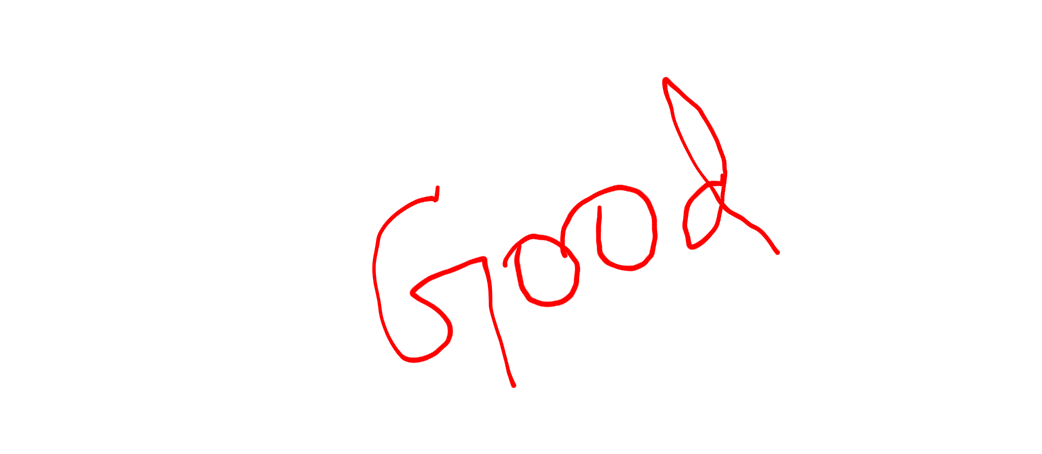
#> input picture image-pyramid/images/Cap3.png, 1042 x 454 px
$ python detect.py
#> lines starting #> are read from the running program, lines starting #| are printed output that depends on the picture; after the words box and inside, x2 and y2 are one past the last pixel; in counts of white or black regions, pixels touching at a corner belong together
import cv2
#reading the image
image = cv2.imread("images/Cap3.png",cv2.IMREAD_GRAYSCALE)
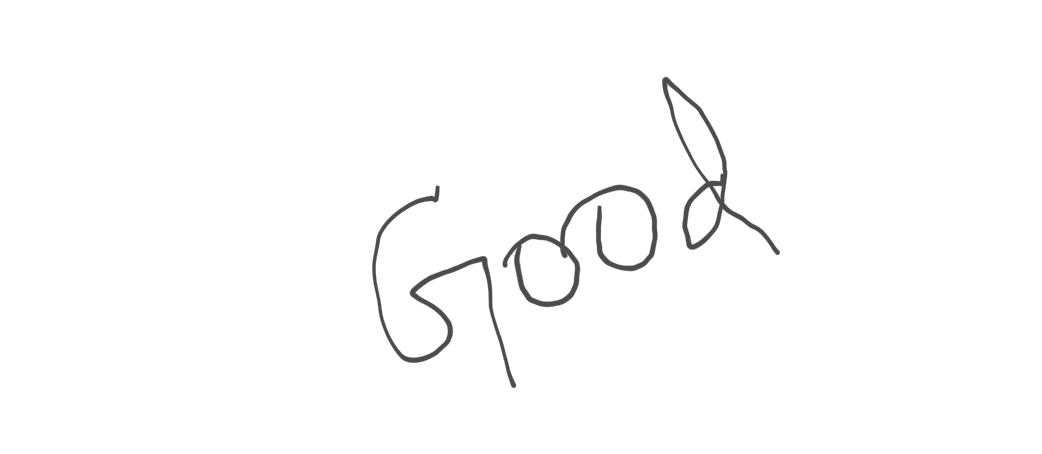
#> image: shape (454, 1042); min 75, max 255, mean 252.3
edged = cv2.Canny(image, 10, 250)
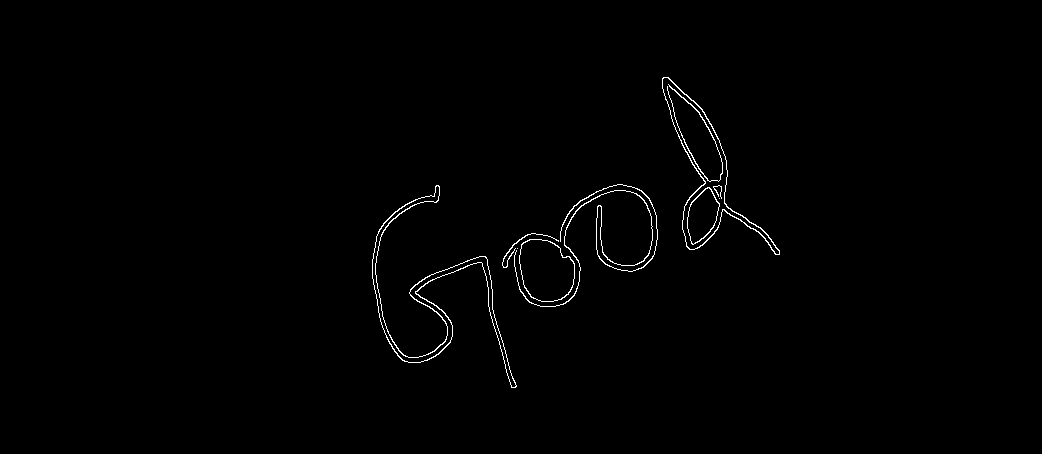
#> edged: shape (454, 1042); 0.75% white in thin lines or dots, all inside (x1, y1, x2, y2) = (372, 77, 780, 388)
cv2.imshow("Edges", edged)
cv2.waitKey(0)

#applying closing function
kernel = cv2.getStructuringElement(cv2.MORPH_RECT, (7, 7))
closed = cv2.morphologyEx(edged, cv2.MORPH_CLOSE, kernel)
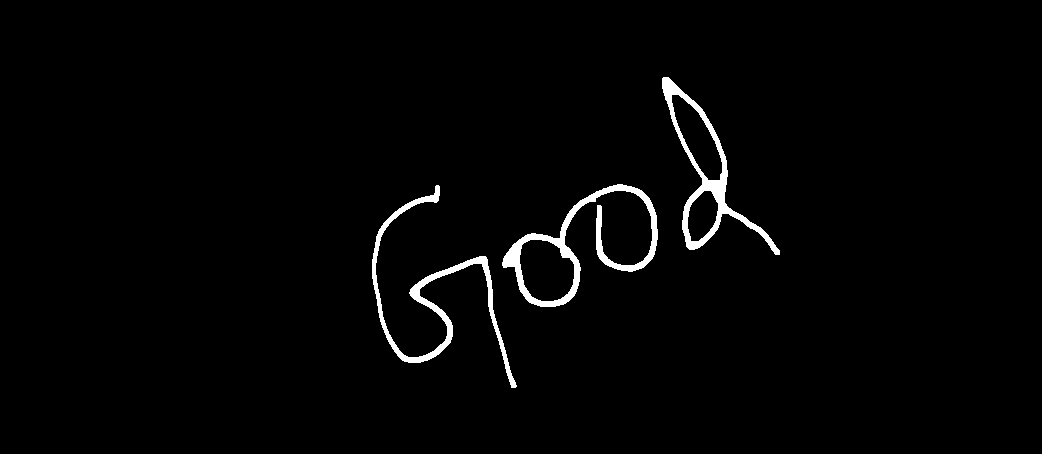
#> closed: shape (454, 1042); 1.9% white; 3 white regions
cv2.imshow("Closed", closed)
cv2.waitKey(0)

#finding_contours
(cnts, _) = cv2.findContours(closed.copy(), cv2.RETR_EXTERNAL, cv2.CHAIN_APPROX_SIMPLE)
#> cnts = 3 contours; box (x1, y1, x2, y2) and area: (662, 77, 780, 255) 5628, (502, 184, 658, 307) 5476, (372, 185, 517, 388) 2420

for c in cnts:
	peri = cv2.arcLength(c, True)
	approx = cv2.approxPolyDP(c, 0.02 * peri, True)
	cv2.drawContours(image, [approx], -1, (0, 255, 0), 2)
#> this loop made 3 passes
#> peri on passes 1 to 3: 1151.4, 846.4, 570.7
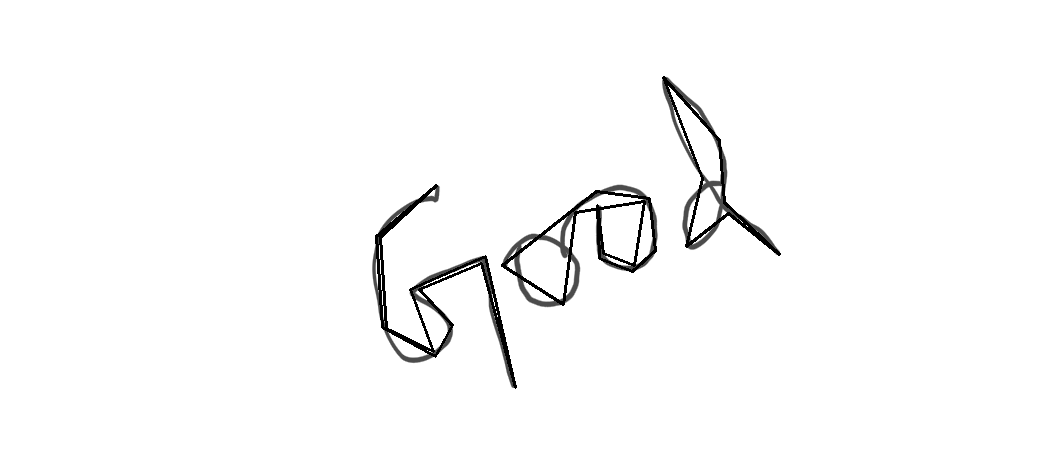
#> image: shape (454, 1042); 1.33% of pixels changed, all inside (x1, y1, x2, y2) = (375, 76, 781, 389)
cv2.imshow("Output", image)
cv2.waitKey(0)

$ run again, with image-pyramid/images/Cap1.png copied over image-pyramid/images/Cap3.png
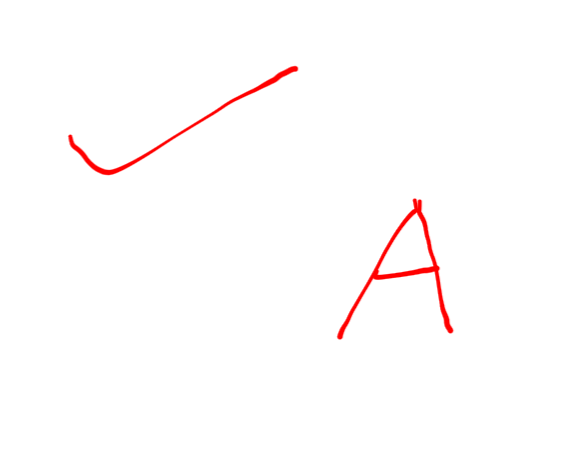
#> input picture image-pyramid/images/Cap1.png, 581 x 454 px
#> `edged = cv2.Canny(image, 10, 250)`:
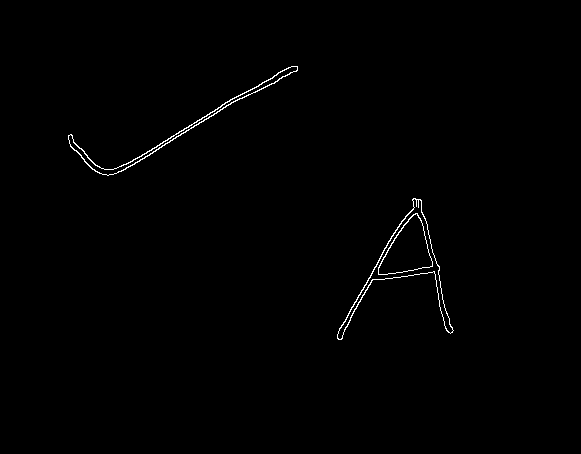
#> edged: shape (454, 581); 0.58% white in thin lines or dots, all inside (x1, y1, x2, y2) = (68, 66, 454, 340)
#> closed: shape (454, 581); 1.3% white; 2 white regions
#> cnts = 2 contours; box (x1, y1, x2, y2) and area: (337, 198, 454, 340) 3474, (68, 66, 298, 176) 1183
#> the loop `for c in cnts:` made 2 passes
#> peri on passes 1 to 2: 537.6, 590.2
#> after the loop `for c in cnts:`:
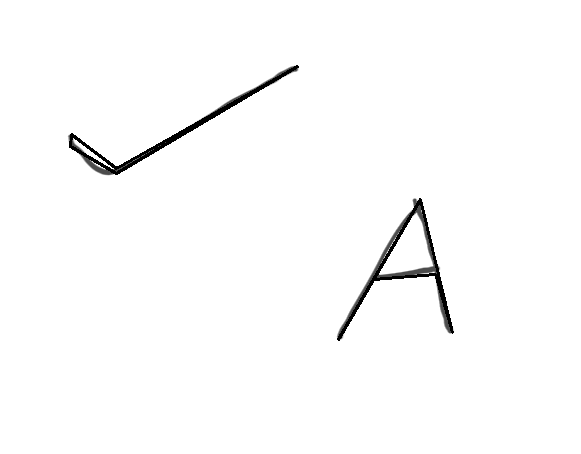
#> image: shape (454, 581); min 0, max 255, mean 251.5
